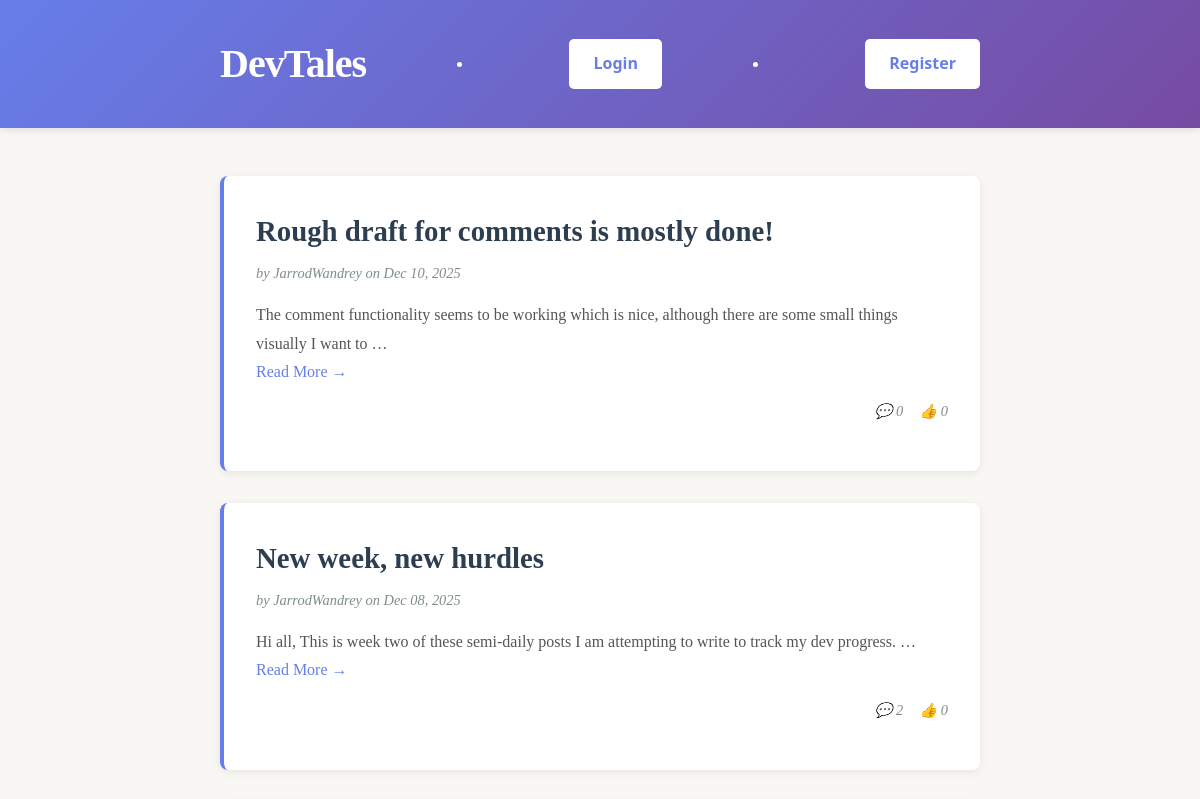
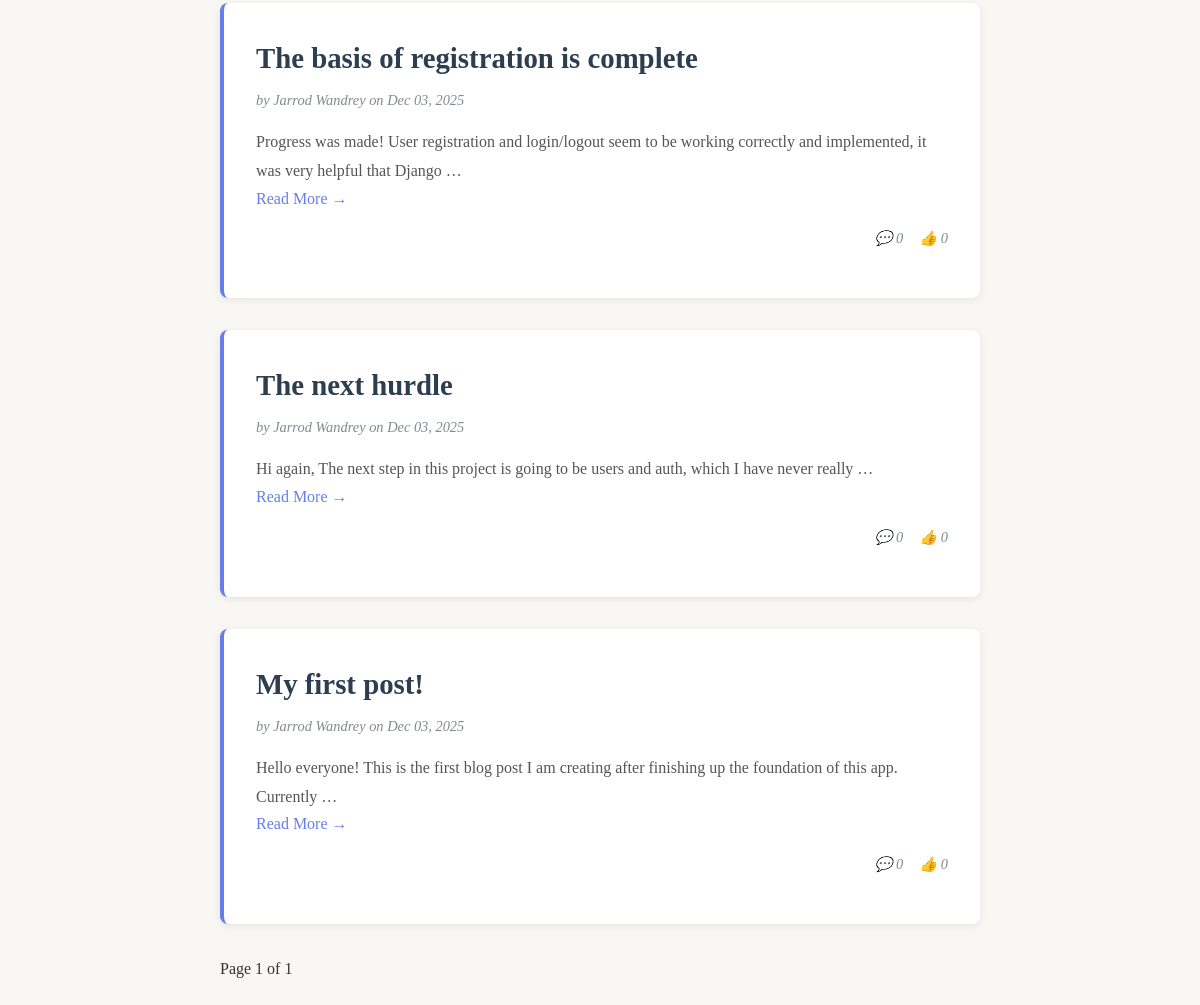
The page / on the database its author committed (2 pictures, top to bottom).
### blog/models.py (models this page shows)
class Post(models.Model):
    title = models.CharField(max_length=200)
    author = models.CharField(max_length=50)
    content = models.TextField()
    created_at = models.DateTimeField(auto_now_add=True)
    likes = models.IntegerField(default=0)

### blog/views.py (the view)
# urls.py: 2. Add a URL to urlpatterns:  path('', views.home, name='home')
def home(request):
    page_number = request.GET.get('page', 1)
    post_page = get_all_posts(page_number=page_number)
    return render(request, 'home.html', {'posts': post_page})

### blog/services.py (called while the page is built)
def get_all_posts(page_number=1, per_page=10):
    objects = Post.objects.all().order_by('-created_at')
    paginator = Paginator(objects, per_page)
    page_obj = paginator.get_page(page_number)
    return page_obj

### blog/templates/home.html (shortened to what this page needs)
<!DOCTYPE html>
<html lang="en">
<head>
</head>
<body>
    <header>
        <div class="container">
            <div class="header-content">
                <h1>DevTales</h1>
                {% if user.is_authenticated %}
                    <li class="nav__item"></li>
                        <a href="{% url 'logout' %}" class="add-post-btn">Logout</a>
                    </li>
                {% else %}
                    <li class="nav__item"></li>
                        <a href="{% url 'login' %}" class="add-post-btn">Login</a>
                    <li class="nav__item"></li>
                        <a href="{% url 'register' %}" class="add-post-btn">Register</a>
                {% endif %}
            </div>
        </div>
    </header>
    <div class="container">
        <div class="posts-section">
            {% for post in posts %}
                <article class="post-card">
                    <h2>{{ post.title }}</h2>
                    <div class="post-meta">by {{ post.author }} on {{ post.created_at|date:"M d, Y" }}</div>
                    <div class="post-content">{{ post.content|truncatewords:20 }}</div>
                    <a href="/show/{{post.id}}">Read More →</a>
                    <div style="display: flex; justify-content: flex-end; align-items: center; margin-top: 1rem;">
                        <div class="post-meta" style="margin-right: 1rem;">💬 {{ post.comments.count }}</div> <br>
                        <div class="post-meta">👍 {{ post.likes }}</div>
                    </div>
                </article>
            {% endfor %}
            <div class="pagination">
                <span> Page {{ posts.number }} of {{ posts.paginator.num_pages }} </span>
            </div>
        </div>
    </div>
</body>
</html>

### blog/templates/home.html (style rules this page uses)
* { margin: 0; padding: 0; box-sizing: border-box; }
body { font-family: 'Georgia', 'Garamond', serif; line-height: 1.6; color: #333; background-color: #f9f7f4; }
header { background: linear-gradient(135deg, #667eea 0%, #764ba2 100%); color: white; padding: 2rem 0; box-shadow: 0 2px 8px rgba(0,0,0,0.1); }
.container { max-width: 800px; margin: 0 auto; padding: 0 20px; }
.header-content { display: flex; justify-content: space-between; align-items: center; }
h1 { font-size: 2.5rem; font-weight: 700; letter-spacing: -1px; }
.add-post-btn { background-color: white; color: #667eea; padding: 0.75rem 1.5rem; border: none; border-radius: 5px; text-decoration: none; font-weight: 600; transition: all 0.3s ease; cursor: pointer; font-family: 'Segoe UI', Tahoma, Geneva, Verdana, sans-serif; }
.posts-section { padding: 3rem 0; }
.post-card { background: white; border-radius: 8px; padding: 2rem; margin-bottom: 2rem; box-shadow: 0 2px 8px rgba(0,0,0,0.08); transition: all 0.3s ease; border-left: 4px solid #667eea; }
.post-card h2 { font-size: 1.8rem; margin-bottom: 0.5rem; color: #2c3e50; }
.post-card a { color: #667eea; text-decoration: none; transition: color 0.3s ease; }
.post-meta { color: #7f8c8d; font-size: 0.9rem; margin-bottom: 1rem; font-style: italic; }
.post-content { color: #555; line-height: 1.8; }

### rows shown on the page
Post: title "Rough draft for comments is mostly done!", author "JarrodWandrey", created_at "Dec 10, 2025", content "The comment functionality seems to be working which is nice, although there are some small things visually I want to …", comments.count "0", likes "0"
Post: title "New week, new hurdles", author "JarrodWandrey", created_at "Dec 08, 2025", content "Hi all, This is week two of these semi-daily posts I am attempting to write to track my dev progress. …", comments.count "2", likes "0"
Post: title "The basis of registration is complete", author "Jarrod Wandrey", created_at "Dec 03, 2025", content "Progress was made! User registration and login/logout seem to be working correctly and implemented, it was very helpful that Django …", comments.count "0", likes "0"
Post: title "The next hurdle", author "Jarrod Wandrey", created_at "Dec 03, 2025", content "Hi again, The next step in this project is going to be users and auth, which I have never really …", comments.count "0", likes "0"
Post: title "My first post!", author "Jarrod Wandrey", created_at "Dec 03, 2025", content "Hello everyone! This is the first blog post I am creating after finishing up the foundation of this app. Currently …", comments.count "0", likes "0"

### other values the page prints
{{ posts.number }} "1"
{{ posts.paginator.num_pages }} "1"
